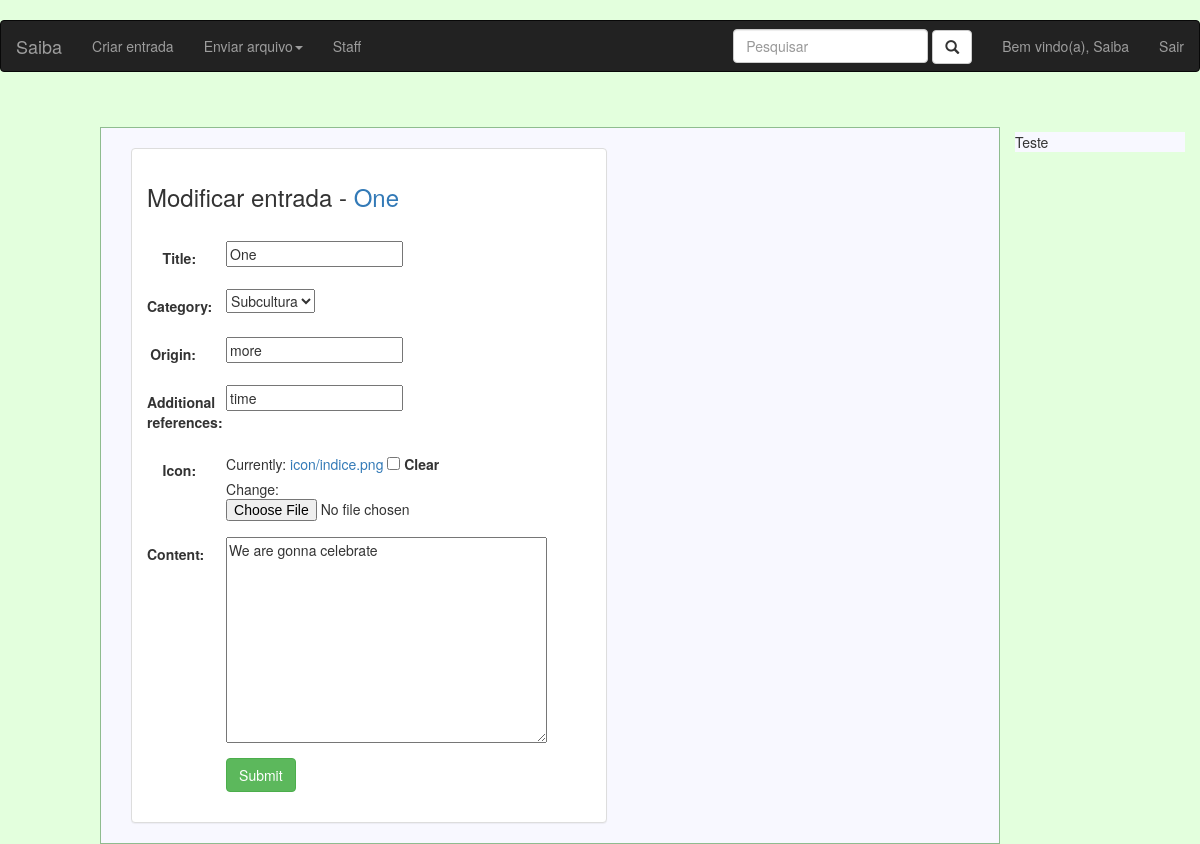
Page /entrada/one/editar (signed in) on the earlier database version.
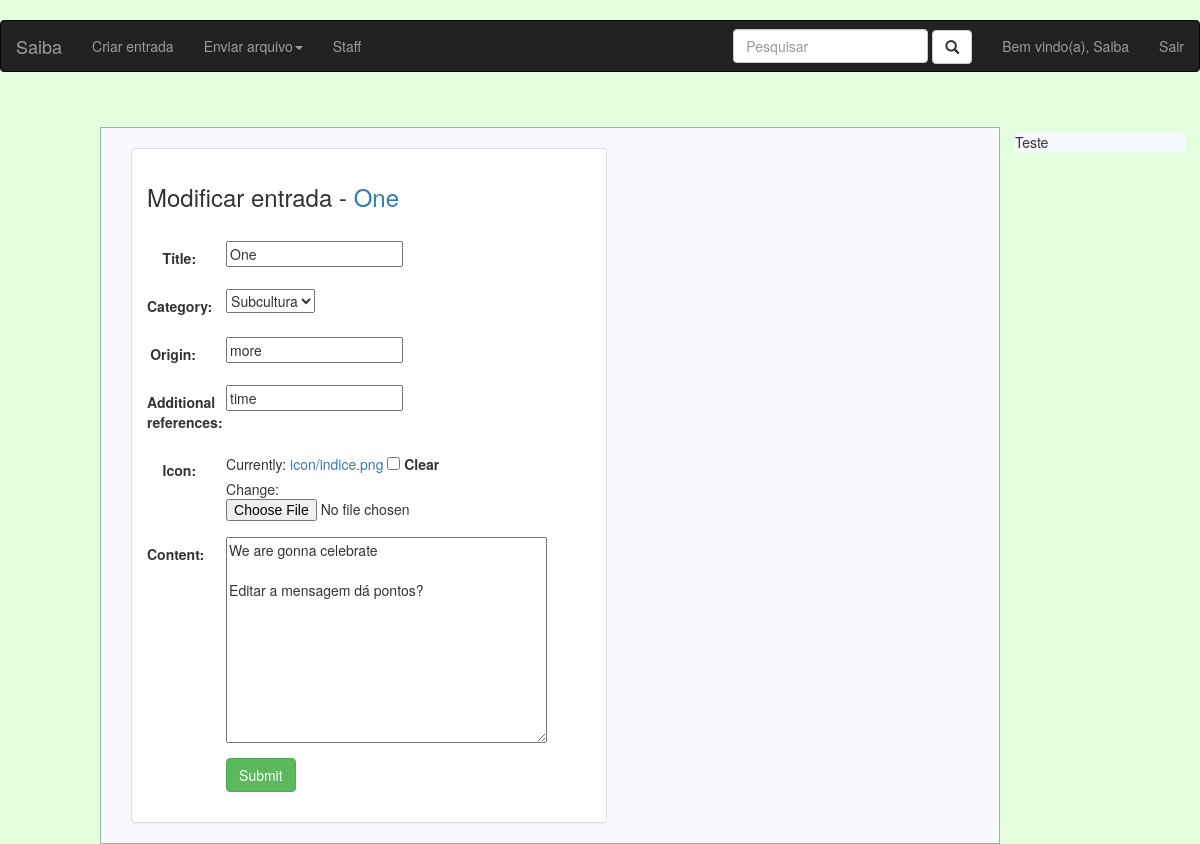
Same page on the later database version.
### entry/models.py (models this page shows, shortened)
class Revision(models.Model):
    author = models.ForeignKey(User, default=1)
    entry = models.ForeignKey(Entry, on_delete=models.CASCADE, related_name="revisions")
    content = models.TextField(max_length=2500, blank=True)
    date = models.DateTimeField(auto_now_add=True, blank=True)
    hidden = models.BooleanField(default=False)

### entry/views.py (the view, shortened to what this page needs)
# urls.py: url(r'^(?P<entry_slug>[\w-]+)/editar', views.edit, name='edit'),
def edit(request, entry_slug):
    if not request.user.is_authenticated():
        return redirect('home:login')
    else:
        user = request.user
        entry = Entry.objects.get(slug=entry_slug)
        last_revision = Revision.objects.filter(entry=entry, hidden=False).latest('pk')
        first_revision = Revision.objects.filter(entry=entry, hidden=False).earliest('pk')
        is_editor = EditorList.objects.filter(entry=entry, user=user)
        entry_form = EntryForm(request.POST or None, initial=model_to_dict(entry))
        revision_form = RevisionForm(request.POST or None, initial=model_to_dict(last_revision))
        context = { "entry_form": entry_form, "revision_form": revision_form, "entry":entry, "user":user }
    return render(request, 'entry/edit.html', context)

### entry/forms.py
class EntryForm(ModelForm):
    class Meta:
        model = Entry
        fields = [ "title", "category", "origin", "additional_references", "icon" ]

class RevisionForm(ModelForm):
    class Meta:
        model = Revision
        fields = [ "content" ]

### entry/models.py (called while the page is built)
    def __unicode__(self):
        return self.label

### entry/templates/entry/edit.html (shortened to what this page needs)
﻿{% extends 'home/base.html' %}
{% block body %}
<div class="container-fluid">
    <div class="row">
        <div class="col-sm-12 col-md-7">
            <div class="panel panel-default">
                <div class="panel-body">
                    <h3>Modificar entrada - <a href="{% url 'entry:detail' entry.slug %}">{{entry.title}}</a></h3>
                    <form class="form-horizontal" role="form" action="" method="post" enctype="multipart/form-data">
                        {% include 'entry/form_template.html' %}
                        <div class="form-group">
                            <div class="col-sm-offset-2 col-sm-10">
                                <button type="submit" class="btn btn-success">Submit</button>
                            </div>
                        </div>
                    </form>
                </div>
            </div>
        </div>
    </div>
</div>
{% endblock %}

### entry/templates/entry/form_template.html (shortened to what this page needs)
﻿{% for field in entry_form %}
    <div class="form-group">
        <div class="col-sm-offset-2 col-sm-10">
        </div>
        <label class="control-label col-sm-2" for="song_title">{{ field.label_tag }}</label>
        <div class="col-sm-10">{{ field }}</div>
    </div>
{% endfor %}
{% for field in revision_form %}
    <div class="form-group">
        <div class="col-sm-offset-2 col-sm-10">
        </div>
        <label class="control-label col-sm-2" for="song_title">{{ field.label_tag }}</label>
        <div class="col-sm-10">{{ field }}</div>
    </div>
{% endfor %}

Differences in the rows shown:
no longer on this page (row unchanged): Revision: revision_form "We are gonna celebrate"
added Revision: revision_form "We are gonna celebrate Editar a mensagem dá pontos?"
